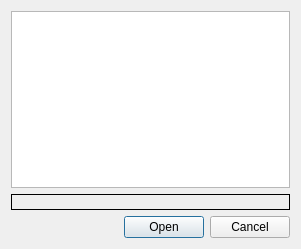
<?xml version="1.0" encoding="UTF-8"?>
<ui version="4.0">
 <author>
SPDX-FileCopyrightText: none
SPDX-License-Identifier: GPL-3.0-or-later OR LicenseRef-KDE-Accepted-GPL
 </author>
 <class>BackupDialog_UI</class>
 <widget class="QDialog" name="BackupDialog_UI">
  <property name="geometry">
   <rect>
    <x>0</x>
    <y>0</y>
    <width>301</width>
    <height>249</height>
   </rect>
  </property>
  <property name="windowTitle">
   <string>Dialog</string>
  </property>
  <layout class="QGridLayout" name="gridLayout">
   <item row="1" column="0" colspan="2">
    <widget class="QLabel" name="backup_preview">
     <property name="frameShape">
      <enum>QFrame::Box</enum>
     </property>
     <property name="text">
      <string/>
     </property>
    </widget>
   </item>
   <item row="2" column="0">
    <widget class="QLabel" name="info_label">
     <property name="sizePolicy">
      <sizepolicy hsizetype="MinimumExpanding" vsizetype="Preferred">
       <horstretch>0</horstretch>
       <verstretch>0</verstretch>
      </sizepolicy>
     </property>
     <property name="text">
      <string/>
     </property>
    </widget>
   </item>
   <item row="0" column="0" colspan="2">
    <widget class="QListWidget" name="backup_list">
     <property name="alternatingRowColors">
      <bool>true</bool>
     </property>
    </widget>
   </item>
   <item row="2" column="1">
    <widget class="QDialogButtonBox" name="buttonBox">
     <property name="orientation">
      <enum>Qt::Horizontal</enum>
     </property>
     <property name="standardButtons">
      <set>QDialogButtonBox::Cancel|QDialogButtonBox::Open</set>
     </property>
    </widget>
   </item>
  </layout>
 </widget>
 <resources/>
 <connections>
  <connection>
   <sender>buttonBox</sender>
   <signal>accepted()</signal>
   <receiver>BackupDialog_UI</receiver>
   <slot>accept()</slot>
   <hints>
    <hint type="sourcelabel">
     <x>248</x>
     <y>254</y>
    </hint>
    <hint type="destinationlabel">
     <x>157</x>
     <y>274</y>
    </hint>
   </hints>
  </connection>
  <connection>
   <sender>buttonBox</sender>
   <signal>rejected()</signal>
   <receiver>BackupDialog_UI</receiver>
   <slot>reject()</slot>
   <hints>
    <hint type="sourcelabel">
     <x>316</x>
     <y>260</y>
    </hint>
    <hint type="destinationlabel">
     <x>286</x>
     <y>274</y>
    </hint>
   </hints>
  </connection>
 </connections>
</ui>
